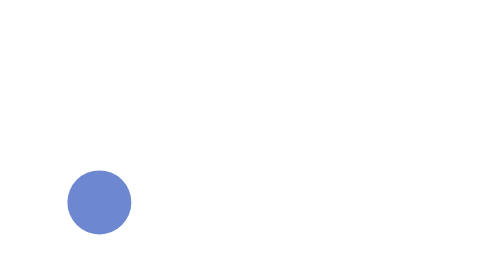
Frame 1 (no input)
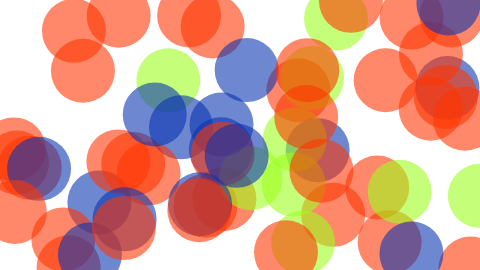
Frame 60 (no input)
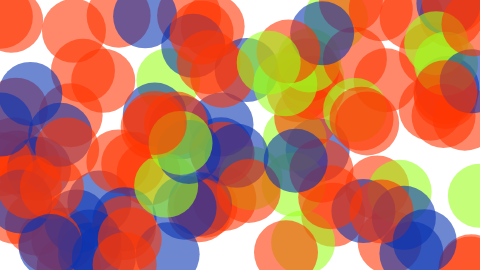
Frame 120 (the mouse pressed at the canvas centre since frame 60)

The p5.js sketch that drew these frames (run headless with seeded random() and noise() and a simulated clock; from frame 60 on, the mouse is pressed at the canvas centre):

// p5.js sketch
// ── sketch.js
// Learning Processing
// Daniel Shiffman
// http://www.learningprocessing.com

// Example 13-3: Probabilities

function setup() {
  createCanvas(480, 270);
  background(255);
  noStroke();
}

function draw() {

  // Probabilities for 3 different cases
  // These need to add up to 100%!
  var red_prob = 0.60;   // 60% chance of red color
  var green_prob = 0.10; // 10% chance of green color
  var blue_prob = 0.30;  // 30% chance of blue color

  // Pick a random number between 0 and 1
  var num = random(1);  

  // If random number is less than .6
  if (num < red_prob) {
    fill(255, 53, 2, 150);
    // If random number is between .6 and .7
  } else if (num < green_prob + red_prob) {
    fill(156, 255, 28, 150);
    // All other cases (i.e. between .7 and 1.0)
  } else {
    fill(10, 52, 178, 150);
  }

  // Draw ellipse
  ellipse(random(width), random(height), 64, 64);
}
